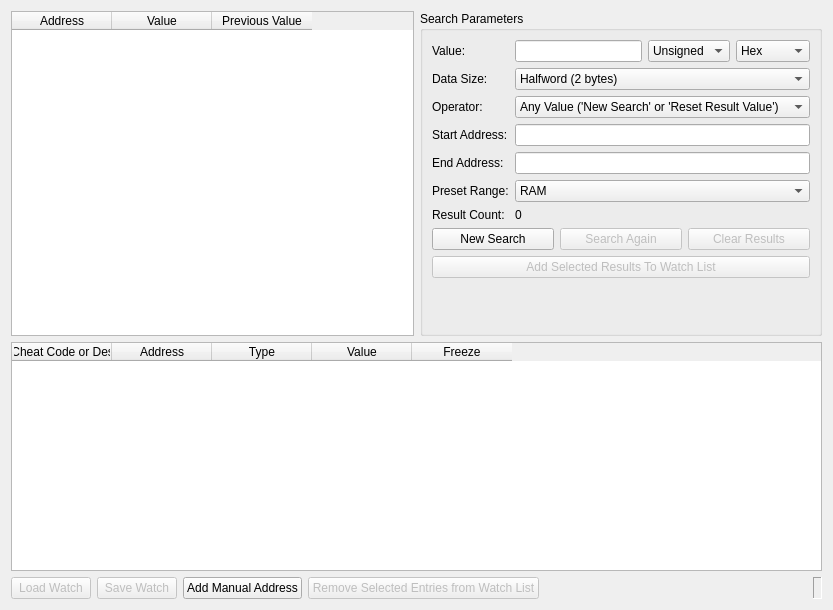
<?xml version="1.0" encoding="UTF-8"?>
<ui version="4.0">
 <class>MemoryScannerWindow</class>
 <widget class="QWidget" name="MemoryScannerWindow">
  <property name="geometry">
   <rect>
    <x>0</x>
    <y>0</y>
    <width>833</width>
    <height>610</height>
   </rect>
  </property>
  <property name="windowTitle">
   <string>Memory Scanner</string>
  </property>
  <property name="windowIcon">
   <iconset>
    <normaloff>:/icons/goosestation.png</normaloff>:/icons/goosestation.png</iconset>
  </property>
  <layout class="QGridLayout" name="gridLayout_3">
   <item row="0" column="0">
    <widget class="QTableWidget" name="scanTable">
     <property name="alternatingRowColors">
      <bool>true</bool>
     </property>
     <property name="selectionMode">
      <enum>QAbstractItemView::SelectionMode::ContiguousSelection</enum>
     </property>
     <property name="selectionBehavior">
      <enum>QAbstractItemView::SelectionBehavior::SelectRows</enum>
     </property>
     <property name="showGrid">
      <bool>false</bool>
     </property>
     <property name="sortingEnabled">
      <bool>true</bool>
     </property>
     <attribute name="horizontalHeaderHighlightSections">
      <bool>false</bool>
     </attribute>
     <attribute name="verticalHeaderVisible">
      <bool>false</bool>
     </attribute>
     <column>
      <property name="text">
       <string>Address</string>
      </property>
     </column>
     <column>
      <property name="text">
       <string>Value</string>
      </property>
     </column>
     <column>
      <property name="text">
       <string>Previous Value</string>
      </property>
     </column>
    </widget>
   </item>
   <item row="0" column="1">
    <widget class="QGroupBox" name="groupBox_2">
     <property name="title">
      <string>Search Parameters</string>
     </property>
     <layout class="QFormLayout" name="formLayout">
      <item row="0" column="0">
       <widget class="QLabel" name="label">
        <property name="text">
         <string>Value:</string>
        </property>
       </widget>
      </item>
      <item row="0" column="1">
       <layout class="QHBoxLayout" name="horizontalLayout_2">
        <item>
         <widget class="QLineEdit" name="scanValue"/>
        </item>
        <item>
         <widget class="QComboBox" name="scanValueSigned">
          <property name="currentIndex">
           <number>1</number>
          </property>
          <item>
           <property name="text">
            <string>Signed</string>
           </property>
          </item>
          <item>
           <property name="text">
            <string>Unsigned</string>
           </property>
          </item>
         </widget>
        </item>
        <item>
         <widget class="QComboBox" name="scanValueBase">
          <property name="currentIndex">
           <number>1</number>
          </property>
          <item>
           <property name="text">
            <string>Decimal</string>
           </property>
          </item>
          <item>
           <property name="text">
            <string>Hex</string>
           </property>
          </item>
         </widget>
        </item>
       </layout>
      </item>
      <item row="2" column="0">
       <widget class="QLabel" name="label_3">
        <property name="text">
         <string>Data Size:</string>
        </property>
       </widget>
      </item>
      <item row="2" column="1">
       <widget class="QComboBox" name="scanSize">
        <property name="currentIndex">
         <number>1</number>
        </property>
        <item>
         <property name="text">
          <string>Byte (1 byte)</string>
         </property>
        </item>
        <item>
         <property name="text">
          <string>Halfword (2 bytes)</string>
         </property>
        </item>
        <item>
         <property name="text">
          <string>Word (4 bytes)</string>
         </property>
        </item>
       </widget>
      </item>
      <item row="4" column="0">
       <widget class="QLabel" name="label_2">
        <property name="text">
         <string>Operator:</string>
        </property>
       </widget>
      </item>
      <item row="4" column="1">
       <widget class="QComboBox" name="scanOperator">
        <item>
         <property name="text">
          <string>Any Value ('New Search' or 'Reset Result Value')</string>
         </property>
        </item>
        <item>
         <property name="text">
          <string>Less Than Previous Result</string>
         </property>
        </item>
        <item>
         <property name="text">
          <string>Less or Equal to Previous Result</string>
         </property>
        </item>
        <item>
         <property name="text">
          <string>Greater Than Previous Result</string>
         </property>
        </item>
        <item>
         <property name="text">
          <string>Greater or Equal to Previous Result</string>
         </property>
        </item>
        <item>
         <property name="text">
          <string>Not Equal to Previous Result (Changed Value)</string>
         </property>
        </item>
        <item>
         <property name="text">
          <string>Equal to Previous Result (Unchanged Value)</string>
         </property>
        </item>
        <item>
         <property name="text">
          <string>Decreased By Value</string>
         </property>
        </item>
        <item>
         <property name="text">
          <string>Increased By Value</string>
         </property>
        </item>
        <item>
         <property name="text">
          <string>Changed By Value</string>
         </property>
        </item>
        <item>
         <property name="text">
          <string>Equal to Value</string>
         </property>
        </item>
        <item>
         <property name="text">
          <string>Not Equal to Value</string>
         </property>
        </item>
        <item>
         <property name="text">
          <string>Less Than Value</string>
         </property>
        </item>
        <item>
         <property name="text">
          <string>Less or Equal to Value</string>
         </property>
        </item>
        <item>
         <property name="text">
          <string>Greater Than Value</string>
         </property>
        </item>
        <item>
         <property name="text">
          <string>Greater or Equal to Value</string>
         </property>
        </item>
       </widget>
      </item>
      <item row="5" column="0">
       <widget class="QLabel" name="label_4">
        <property name="text">
         <string>Start Address:</string>
        </property>
       </widget>
      </item>
      <item row="5" column="1">
       <widget class="QLineEdit" name="scanStartAddress"/>
      </item>
      <item row="6" column="0">
       <widget class="QLabel" name="label_5">
        <property name="text">
         <string>End Address:</string>
        </property>
       </widget>
      </item>
      <item row="6" column="1">
       <widget class="QLineEdit" name="scanEndAddress"/>
      </item>
      <item row="7" column="0">
       <widget class="QLabel" name="label_6">
        <property name="text">
         <string>Preset Range:</string>
        </property>
       </widget>
      </item>
      <item row="7" column="1">
       <widget class="QComboBox" name="scanPresetRange">
        <item>
         <property name="text">
          <string>RAM</string>
         </property>
        </item>
        <item>
         <property name="text">
          <string>Scratchpad</string>
         </property>
        </item>
        <item>
         <property name="text">
          <string>BIOS</string>
         </property>
        </item>
       </widget>
      </item>
      <item row="8" column="0">
       <widget class="QLabel" name="label_7">
        <property name="text">
         <string>Result Count:</string>
        </property>
       </widget>
      </item>
      <item row="8" column="1">
       <widget class="QLabel" name="scanResultCount">
        <property name="text">
         <string>0</string>
        </property>
       </widget>
      </item>
      <item row="9" column="0" colspan="2">
       <layout class="QHBoxLayout" name="horizontalLayout_3">
        <item>
         <widget class="QPushButton" name="scanNewSearch">
          <property name="text">
           <string>New Search</string>
          </property>
         </widget>
        </item>
        <item>
         <widget class="QPushButton" name="scanSearchAgain">
          <property name="enabled">
           <bool>false</bool>
          </property>
          <property name="text">
           <string>Search Again</string>
          </property>
         </widget>
        </item>
        <item>
         <widget class="QPushButton" name="scanResetSearch">
          <property name="enabled">
           <bool>false</bool>
          </property>
          <property name="text">
           <string>Clear Results</string>
          </property>
         </widget>
        </item>
       </layout>
      </item>
      <item row="10" column="0" colspan="2">
       <widget class="QPushButton" name="scanAddWatch">
        <property name="enabled">
         <bool>false</bool>
        </property>
        <property name="text">
         <string>Add Selected Results To Watch List</string>
        </property>
       </widget>
      </item>
      <item row="11" column="0" colspan="2">
       <spacer name="verticalSpacer">
        <property name="orientation">
         <enum>Qt::Orientation::Vertical</enum>
        </property>
        <property name="sizeHint" stdset="0">
         <size>
          <width>20</width>
          <height>40</height>
         </size>
        </property>
       </spacer>
      </item>
     </layout>
    </widget>
   </item>
   <item row="1" column="0" colspan="2">
    <layout class="QGridLayout" name="gridLayout_4">
     <item row="0" column="0">
      <widget class="QTableWidget" name="watchTable">
       <property name="alternatingRowColors">
        <bool>true</bool>
       </property>
       <property name="selectionMode">
        <enum>QAbstractItemView::SelectionMode::ContiguousSelection</enum>
       </property>
       <property name="selectionBehavior">
        <enum>QAbstractItemView::SelectionBehavior::SelectRows</enum>
       </property>
       <property name="showGrid">
        <bool>false</bool>
       </property>
       <property name="sortingEnabled">
        <bool>true</bool>
       </property>
       <attribute name="horizontalHeaderHighlightSections">
        <bool>false</bool>
       </attribute>
       <attribute name="verticalHeaderVisible">
        <bool>false</bool>
       </attribute>
       <column>
        <property name="text">
         <string>Simple Cheat Code or Description</string>
        </property>
       </column>
       <column>
        <property name="text">
         <string>Address</string>
        </property>
       </column>
       <column>
        <property name="text">
         <string>Type</string>
        </property>
       </column>
       <column>
        <property name="text">
         <string>Value</string>
        </property>
       </column>
       <column>
        <property name="text">
         <string>Freeze</string>
        </property>
       </column>
      </widget>
     </item>
     <item row="1" column="0">
      <layout class="QHBoxLayout" name="horizontalLayout_4">
       <item>
        <widget class="QPushButton" name="scanLoadWatch">
         <property name="enabled">
          <bool>false</bool>
         </property>
         <property name="visible">
          <bool>false</bool>
         </property>
         <property name="text">
          <string>Load Watch</string>
         </property>
        </widget>
       </item>
       <item>
        <widget class="QPushButton" name="scanSaveWatch">
         <property name="enabled">
          <bool>false</bool>
         </property>
         <property name="visible">
          <bool>false</bool>
         </property>
         <property name="text">
          <string>Save Watch</string>
         </property>
        </widget>
       </item>
       <item>
        <widget class="QPushButton" name="scanAddManualAddress">
         <property name="text">
          <string>Add Manual Address</string>
         </property>
        </widget>
       </item>
       <item>
        <widget class="QPushButton" name="scanRemoveWatch">
         <property name="enabled">
          <bool>false</bool>
         </property>
         <property name="text">
          <string>Remove Selected Entries from Watch List</string>
         </property>
        </widget>
       </item>
       <item>
        <spacer name="horizontalSpacer_2">
         <property name="orientation">
          <enum>Qt::Orientation::Horizontal</enum>
         </property>
         <property name="sizeHint" stdset="0">
          <size>
           <width>40</width>
           <height>20</height>
          </size>
         </property>
        </spacer>
       </item>
       <item>
        <widget class="QLabel" name="cheatEngineAddress">
         <property name="frameShape">
          <enum>QFrame::Shape::Panel</enum>
         </property>
         <property name="frameShadow">
          <enum>QFrame::Shadow::Sunken</enum>
         </property>
         <property name="text">
          <string/>
         </property>
         <property name="textFormat">
          <enum>Qt::TextFormat::PlainText</enum>
         </property>
         <property name="alignment">
          <set>Qt::AlignmentFlag::AlignRight|Qt::AlignmentFlag::AlignTrailing|Qt::AlignmentFlag::AlignVCenter</set>
         </property>
         <property name="textInteractionFlags">
          <set>Qt::TextInteractionFlag::LinksAccessibleByMouse|Qt::TextInteractionFlag::TextEditable|Qt::TextInteractionFlag::TextEditorInteraction|Qt::TextInteractionFlag::TextSelectableByKeyboard|Qt::TextInteractionFlag::TextSelectableByMouse</set>
         </property>
        </widget>
       </item>
      </layout>
     </item>
    </layout>
   </item>
  </layout>
 </widget>
 <resources/>
 <connections/>
</ui>
